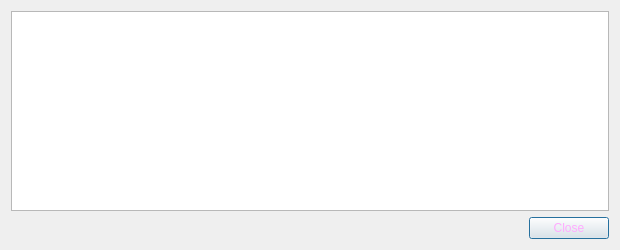
<?xml version="1.0" encoding="UTF-8"?>
<ui version="4.0">
 <class>TransactionDescDialog</class>
 <widget class="QDialog" name="TransactionDescDialog">
  <property name="geometry">
   <rect>
    <x>0</x>
    <y>0</y>
    <width>620</width>
    <height>250</height>
   </rect>
  </property>
  <property name="windowTitle">
   <string>Transaction details</string>
  </property>
  <property name="styleSheet">
   <string notr="true">background-image: url(:/images/bkg2);
color: rgb(255, 170, 255);</string>
  </property>
  <layout class="QVBoxLayout" name="verticalLayout">
   <item>
    <widget class="QTextEdit" name="detailText">
     <property name="toolTip">
      <string>This pane shows a detailed description of the transaction</string>
     </property>
     <property name="readOnly">
      <bool>true</bool>
     </property>
    </widget>
   </item>
   <item>
    <widget class="QDialogButtonBox" name="buttonBox">
     <property name="orientation">
      <enum>Qt::Horizontal</enum>
     </property>
     <property name="standardButtons">
      <set>QDialogButtonBox::Close</set>
     </property>
    </widget>
   </item>
  </layout>
 </widget>
 <resources/>
 <connections>
  <connection>
   <sender>buttonBox</sender>
   <signal>accepted()</signal>
   <receiver>TransactionDescDialog</receiver>
   <slot>accept()</slot>
   <hints>
    <hint type="sourcelabel">
     <x>248</x>
     <y>254</y>
    </hint>
    <hint type="destinationlabel">
     <x>157</x>
     <y>274</y>
    </hint>
   </hints>
  </connection>
  <connection>
   <sender>buttonBox</sender>
   <signal>rejected()</signal>
   <receiver>TransactionDescDialog</receiver>
   <slot>reject()</slot>
   <hints>
    <hint type="sourcelabel">
     <x>316</x>
     <y>260</y>
    </hint>
    <hint type="destinationlabel">
     <x>286</x>
     <y>274</y>
    </hint>
   </hints>
  </connection>
 </connections>
</ui>
